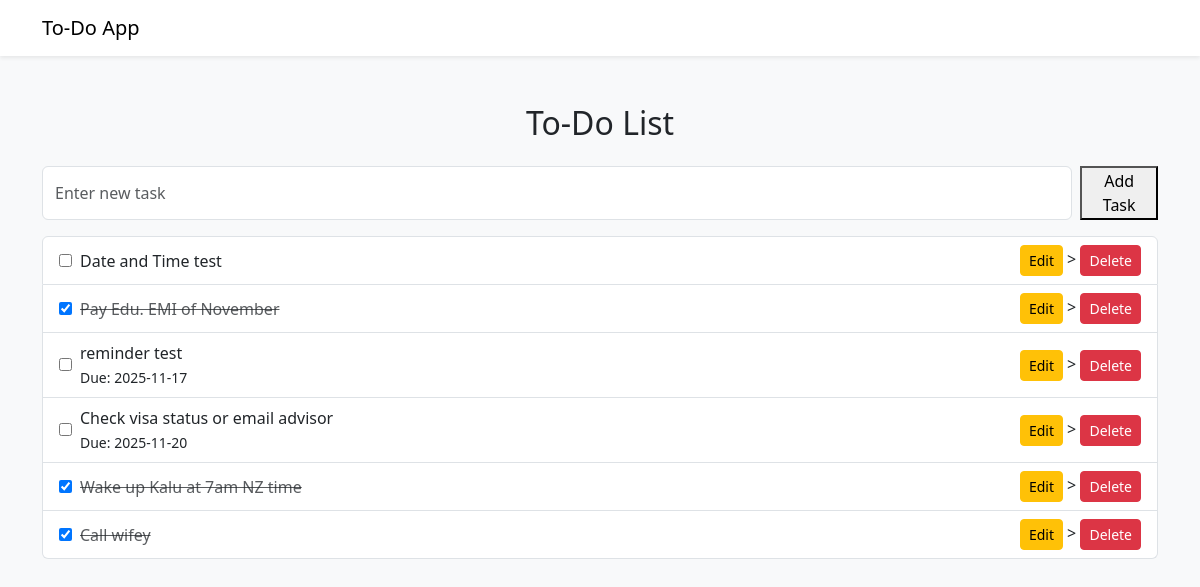
Before: / with the older database file.
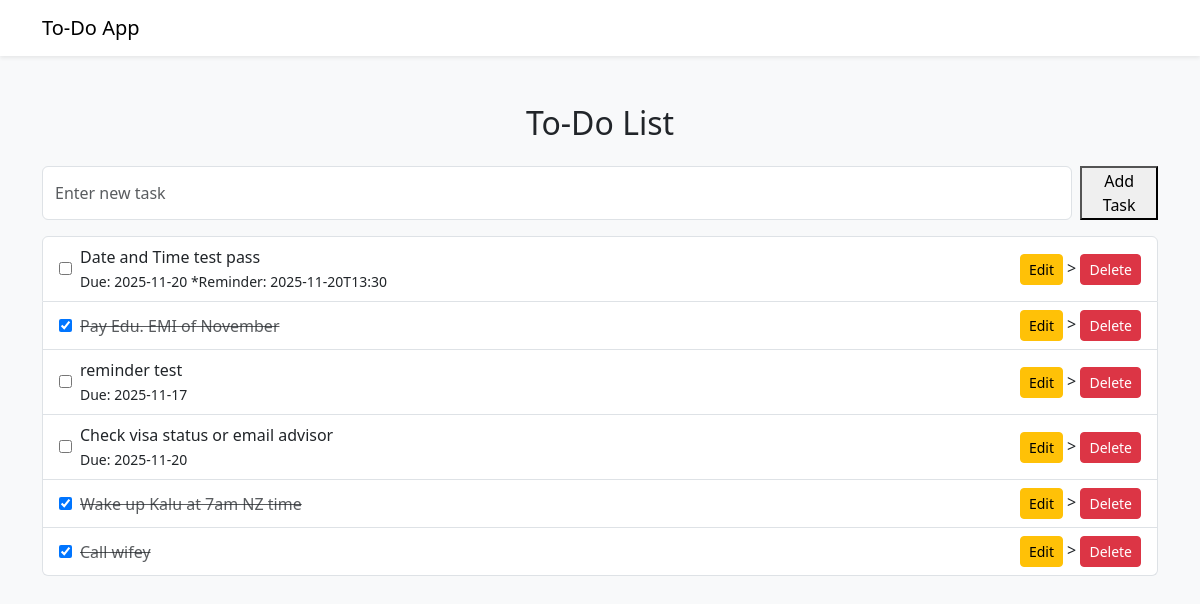
After: the same page with the newer database file.
### tables this page shows
CREATE TABLE tasks(
                id INTEGER PRIMARY KEY AUTOINCREMENT,
                title TEXT NOT NULL
        , completed INTEGER DEFAULT 0, due_date TEXT DEFAULT NULL, reminder_at TEXT DEFAULT NULL, reminder_sent TEXT DEFAULT 0);

### app.py (the view)
@app.route("/")
def index():
    conn = get_db_connection()
    tasks = conn.execute("SELECT * FROM tasks ORDER BY id DESC").fetchall()
    conn.close()
    return render_template("index.html", tasks=tasks)

### app.py (called while the page is built)
def get_db_connection():
    conn = sqlite3.connect("task.db")
    conn.row_factory = sqlite3.Row
    return conn

### templates/index.html (shortened to what this page needs)
{% extends "base.html" %}
{% block content %}
<h2 class="text-center mb-4">To-Do List</h2>
 <form action="{{ url_for('add_task') }}" method="post" class="d-flex mb-3">
     <input type="text" name="task" placeholder="Enter new task" class="form-control me-2" required>
     <button type="submit">Add Task</button>
</form>
 <ul class="list-group">
    {% for task in tasks %}
    <li class="list-group-item d-flex justify-content-between align-items-center">
        <div class="d-flex align-items-center gap-2" style="flex:1">
            <form action="{{ url_for('toggle_task', task_id=task['id']) }}" method="POST" >
                <input type="checkbox" onchange="this.form.submit()" {% if task['completed'] == 1 %} checked {% endif %}>
            </form>
            <div>
                <div>
                    <span class="{% if task['completed'] == 1 %} text-decoration-line-through text-muted {% endif %}">
                        {{ task['title'] }}
                    </span>
                </div>
                <small>
                    {% if task['due_date'] %}
                        Due: {{ task['due_date'] }}
                    {% endif %}
                    {% if task['reminder_at'] %}
                        *Reminder: {{ task['reminder_at'] }}
                    {% endif %}
                </small>
            </div>
        </div>
        <div>
            <a href="{{ url_for('edit_task', id=task['id']) }}" class="btn btn-warning btn-sm">Edit</a>
            >
            <form action="{{ url_for('delete_task', task_id=task['id']) }}" method="POST" style="display:inline;">
                <button type="submit" class="btn btn-danger btn-sm">Delete</button>
            </form>
        </div>
    </li>
    {% else %}
    <li class="list-group-item">No tasks available. Add your First Task</li>
    {% endfor %}
 </ul>
{% endblock %}

### templates/base.html (shortened to what this page needs)
<!DOCTYPE html>
<html lang="en">
    <head>
        <link href="https://cdn.jsdelivr.net/npm/bootstrap@5.3.0/dist/css/bootstrap.min.css" rel="stylesheet">
    </head>
    <body class="bg-light">
        <nav class="navbar navbar-light bg-white shadow-sm">
            <div class="container">
                <a class="navbar-brand" href="{{ url_for('index') }}">To-Do App</a>
            </div>
        </nav>
        <div class="container mt-5">
            {% block content %}{% endblock %}
        </div>
    </body>
</html>

Changed rows visible on the page:
changed tasks: title "Date and Time test" → "Date and Time test pass"; due_date (not shown) → "2025-11-20"; reminder_at (not shown) → "2025-11-20T13:30"
